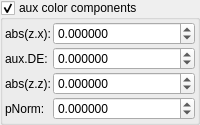
    <widget class="MyGroupBox" name="groupCheck_fold_color_aux_color_enabled_false">
     <property name="title">
      <string>aux color components</string>
     </property>
     <property name="checkable">
      <bool>true</bool>
     </property>
     <layout class="QVBoxLayout" name="verticalLayout_3">
      <property name="leftMargin">
       <number>2</number>
      </property>
      <property name="topMargin">
       <number>2</number>
      </property>
      <property name="rightMargin">
       <number>2</number>
      </property>
      <property name="bottomMargin">
       <number>2</number>
      </property>
      <item>
       <layout class="QGridLayout" name="gridLayout_16" columnstretch="0,1">
        <property name="spacing">
         <number>2</number>
        </property>
        <item row="2" column="0">
         <widget class="QLabel" name="label_38">
          <property name="text">
           <string>abs(z.z):</string>
          </property>
         </widget>
        </item>
        <item row="0" column="0">
         <widget class="QLabel" name="label_31">
          <property name="text">
           <string>abs(z.x):</string>
          </property>
         </widget>
        </item>
        <item row="1" column="0">
         <widget class="QLabel" name="label_39">
          <property name="text">
           <string>aux.DE:</string>
          </property>
         </widget>
        </item>
        <item row="3" column="0">
         <widget class="QLabel" name="label_40">
          <property name="text">
           <string>pNorm:</string>
          </property>
         </widget>
        </item>
        <item row="0" column="1">
         <widget class="MyDoubleSpinBox" name="spinbox4_fold_color_difs_0000_x">
          <property name="sizePolicy">
           <sizepolicy hsizetype="Minimum" vsizetype="Maximum">
            <horstretch>0</horstretch>
            <verstretch>0</verstretch>
           </sizepolicy>
          </property>
          <property name="prefix">
           <string/>
          </property>
          <property name="suffix">
           <string/>
          </property>
          <property name="decimals">
           <number>6</number>
          </property>
          <property name="minimum">
           <double>-100.000000000000000</double>
          </property>
          <property name="maximum">
           <double>100.000000000000000</double>
          </property>
          <property name="singleStep">
           <double>0.100000000000000</double>
          </property>
         </widget>
        </item>
        <item row="1" column="1">
         <widget class="MyDoubleSpinBox" name="spinbox4_fold_color_difs_0000_y">
          <property name="sizePolicy">
           <sizepolicy hsizetype="Minimum" vsizetype="Maximum">
            <horstretch>0</horstretch>
            <verstretch>0</verstretch>
           </sizepolicy>
          </property>
          <property name="prefix">
           <string/>
          </property>
          <property name="suffix">
           <string/>
          </property>
          <property name="decimals">
           <number>6</number>
          </property>
          <property name="minimum">
           <double>-100.000000000000000</double>
          </property>
          <property name="maximum">
           <double>100.000000000000000</double>
          </property>
          <property name="singleStep">
           <double>0.100000000000000</double>
          </property>
         </widget>
        </item>
        <item row="2" column="1">
         <widget class="MyDoubleSpinBox" name="spinbox4_fold_color_difs_0000_z">
          <property name="sizePolicy">
           <sizepolicy hsizetype="Minimum" vsizetype="Maximum">
            <horstretch>0</horstretch>
            <verstretch>0</verstretch>
           </sizepolicy>
          </property>
          <property name="prefix">
           <string/>
          </property>
          <property name="suffix">
           <string/>
          </property>
          <property name="decimals">
           <number>6</number>
          </property>
          <property name="minimum">
           <double>-100.000000000000000</double>
          </property>
          <property name="maximum">
           <double>100.000000000000000</double>
          </property>
          <property name="singleStep">
           <double>0.100000000000000</double>
          </property>
         </widget>
        </item>
        <item row="3" column="1">
         <widget class="MyDoubleSpinBox" name="spinbox4_fold_color_difs_0000_w">
          <property name="sizePolicy">
           <sizepolicy hsizetype="Minimum" vsizetype="Maximum">
            <horstretch>0</horstretch>
            <verstretch>0</verstretch>
           </sizepolicy>
          </property>
          <property name="prefix">
           <string/>
          </property>
          <property name="suffix">
           <string/>
          </property>
          <property name="decimals">
           <number>6</number>
          </property>
          <property name="minimum">
           <double>-100.000000000000000</double>
          </property>
          <property name="maximum">
           <double>100.000000000000000</double>
          </property>
          <property name="singleStep">
           <double>0.100000000000000</double>
          </property>
         </widget>
        </item>
       </layout>
      </item>
     </layout>
    </widget>
